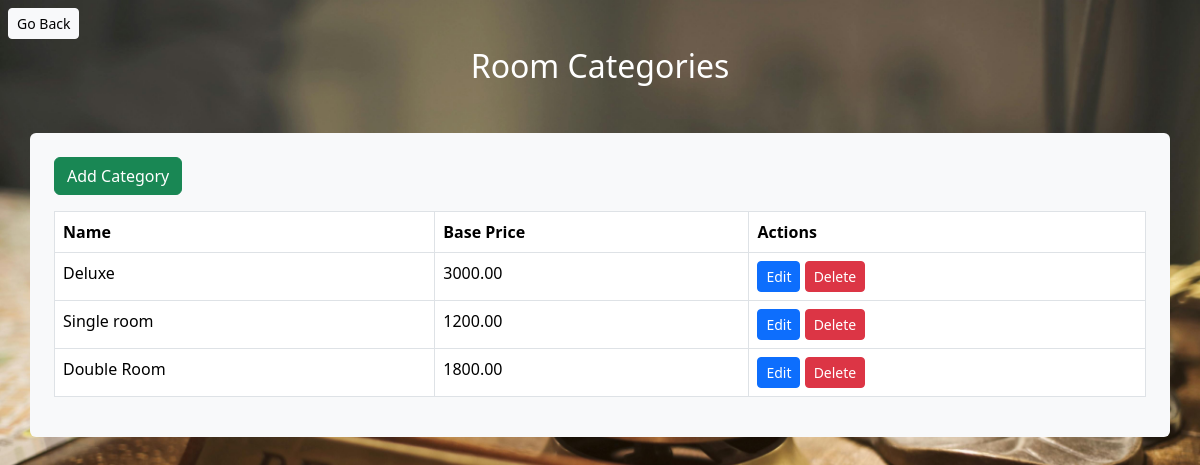
The app's page /roomcategory_list/ (signed in), older data.
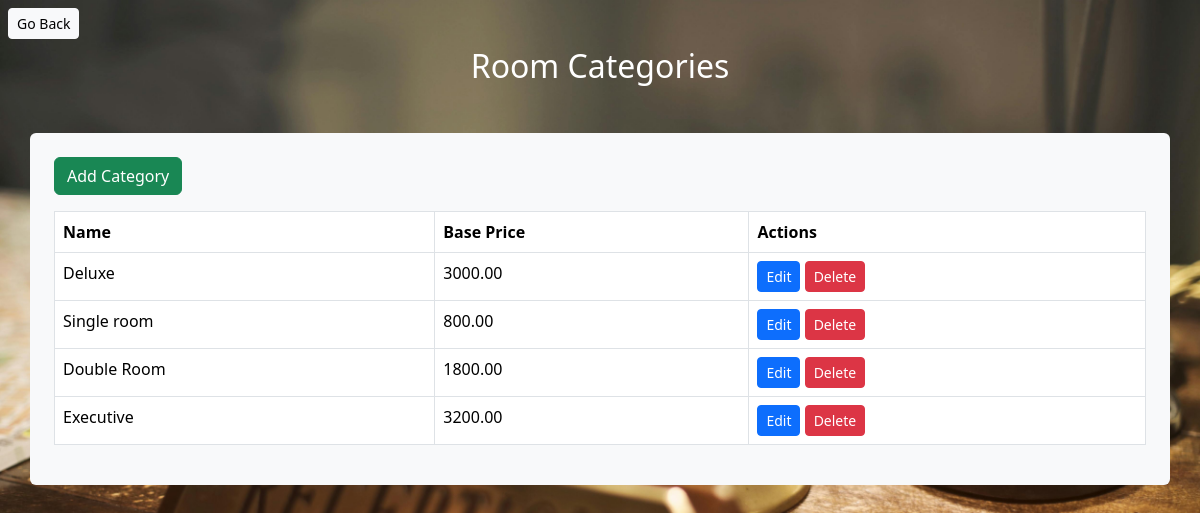
The same page, newer data.
### hotelapp/models.py (models this page shows, shortened)
class RoomCategory(models.Model):
    name = models.CharField(max_length=100, unique=True)
    base_price = models.DecimalField(max_digits=8, decimal_places=2)

### hotelapp/views.py (the view)
# urls.py: path('roomcategory_list/',views.roomcategory_list,name='roomcategory_list'),
@login_required
def roomcategory_list(request):
    categories = RoomCategory.objects.all()
    return render(request, "roomcategory_list.html", context={"categories": categories})

### templates/roomcategory_list.html (shortened to what this page needs)
{% extends "admin_base.html" %}
{% block content %}
<a href="{% url 'admin_home' %}" class="btn btn-sm btn-light m-2">Go Back</a>
<h2 class=" text-white text-center">Room Categories</h2>
<div class="container mt-5 bg-light p-4 rounded">
    <a href="{% url 'roomcategory_add' %}" class="btn btn-success mb-3"> Add Category</a>
    <table class="table table-bordered">
        <tr>
            <th>Name</th>
            <th>Base Price</th>
            <th>Actions</th>
        </tr>
        {% for categ in categories %}
        <tr>
            <td>{{ categ.name }}</td>
            <td>{{ categ.base_price }}</td>
            <td>
                <a href="{% url 'roomcategory_edit' categ.id %}" class="btn btn-sm btn-primary">Edit</a>
                <a href="{% url 'roomcategory_delete' categ.id %}" class="btn btn-sm btn-danger">Delete</a>
            </td>
        </tr>
        {% endfor %}
    </table>
</div>
{% endblock %}

Row changes from the older to the newer data that the page shows:
changed RoomCategory "Single room": base_price "1200.00" → "800.00"
added RoomCategory: name "Executive", base_price "3200.00"
